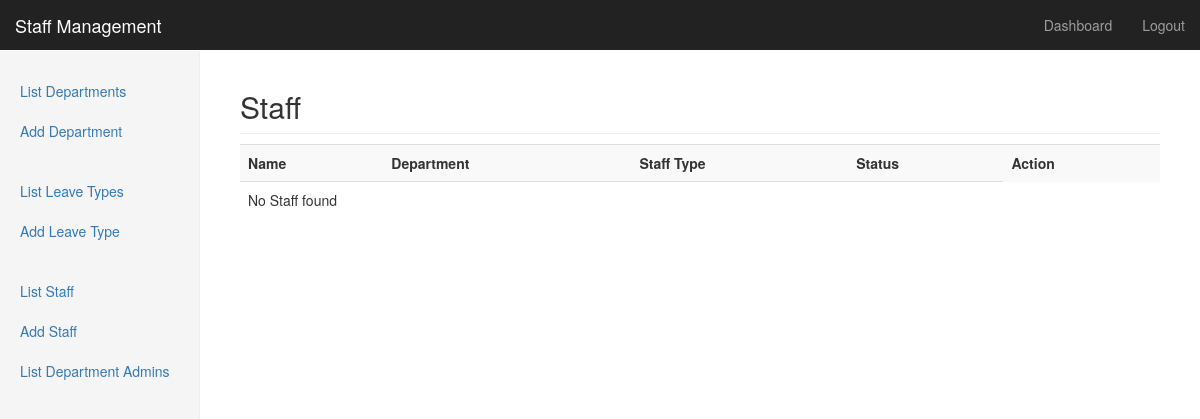
/list_staff.php (signed in), run on an earlier commit of the app's database.
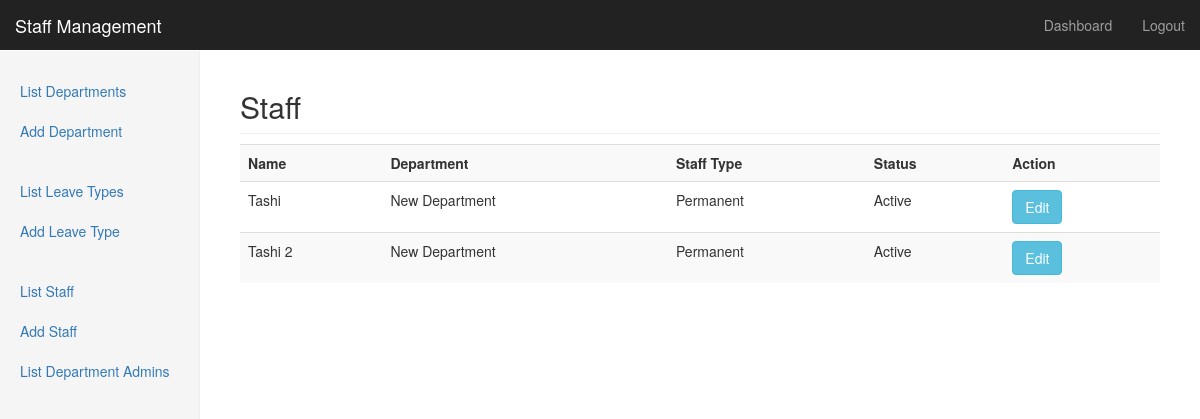
And on a later commit of the database.
### tables this page shows
CREATE TABLE IF NOT EXISTS `users` (
  `id` int(8) NOT NULL AUTO_INCREMENT,
  `name` varchar(64) NOT NULL,
  `department_id` int(8) NOT NULL,
  `username` varchar(128) NOT NULL,
  `password` varchar(40) NOT NULL,
  `salt` varchar(50) DEFAULT NULL,
  `hash` varchar(50) DEFAULT NULL,
  `type` int(11) DEFAULT NULL COMMENT '1 => Admin, 2 => Department Admin, 3 => Staff',
  `staff_type` int(2) NOT NULL DEFAULT '1' COMMENT '1 => Permanent, 2 => Contractual',
  `created` int(32) NOT NULL,
  `status` int(2) DEFAULT '1' COMMENT '1 => Active, 2 => Inactive',
  `gender` int(2) NOT NULL COMMENT '1 is male and 2 is female',
  `dob` varchar(20) NOT NULL,
  `doj` varchar(20) NOT NULL,
  `description` text NOT NULL,
  PRIMARY KEY (`id`)
);

### classes/class.db.php (called while the page is built, shortened)
<?php
class database {
    private $resource;
    private $num_rows = null;
    private $valid_resource = false;
    function __construct() {
	return $this;
    }
    function select(
	    $table = '',
	    $conditions = '',
	    $count = false,
	    $group_by = '',
	    $agg = '',
	    $agg_col = '',
	    $agg_other_cols = ''
	    ) {
	$return = array();
	if (trim($table) != '') {
	    if (trim($conditions) == '') {
		$conditions = ' 1 = 1';
	    }
	    if ($count) {
		$sql = "SELECT count(*) as count_rows ";
	    } else {
		$sql = "SELECT * ";
	    }
	    $sql .= "FROM $table WHERE $conditions";
	    if(trim($group_by) != '') {
		$sql .= " GROUP BY $group_by;";
	    } else {
		$sql .= ";";
	    }
	    $this->query($sql);
	    if ($this->valid_resource && ($this->num_rows > 0)) {
		return true;
	    } else {
		return false;
	    }
	} else {
	    return false;
	}
	return $return;
    }
    private function query($sql = '', $type = 'select') {
	if (trim($sql) != '') {
	    $this->resource = mysql_query($sql);
	    $this->valid_resource = true;
	} else {
	    return false;
	}
    }
    function get_results() {
	$result = array();
	while ($row = mysql_fetch_array($this->resource)) {
	    $result[] = $row;
	}
	return $result;
    }
    function set_number_of_results() {
	$this->num_rows = mysql_num_rows($this->resource);
    }
}

### classes/class.user.php (called while the page is built, shortened)
<?php
class user {
    public $db;
    private $table = 'users';
    function __construct($db) {
	$this->db = $db;
	if(isset($_SESSION['id']) && trim($_SESSION['id']) != '' && is_numeric($_SESSION['id'])) {
	    $this->load_user_details();
	}
    }
    function get_staff($department_id = 0) {
	if(!$department_id) {
	    $conditions = '';
	} else {
	    $conditions = "department_id=$department_id";
	}
	return $this->get_users(3, $conditions);
    }
    private function get_users($type = 3, $conditions = '', $count = false) {
	if (trim($conditions) == '') {
	    $conditions = "type=$type";
	}
	if ($this->db->select($this->table, $conditions, $count)) {
	    return $this->db->get_results();
	} else {
	    return false;
	}
    }
    function get_staff_types() {
	return array(1 => 'Permanent', 2 => 'Contractual');
    }
    function get_staff_status() {
	return array(1 => 'Active', 2 => 'Inactive');
    }
    function load_user_details() {
	if($this->db->select($this->table, "id={$_SESSION['id']}")) {
	    $this->user = $this->db->get_results();
	}
    }
}

### classes/class.department.php (called while the page is built, shortened)
<?php
class department {
    public $db;
    public $table = 'departments';
    function __construct($db) {
	$this->db = $db;
    }
    function get_departments() {
	if ($this->db->select($this->table)) {
	    return $this->db->get_results();
	} else {
	    return false;
	}
    }
    function get_departments_list() {
	$_departments = $this->get_departments();
	if (is_array($_departments) && count($_departments)) {
	    $departments = array();
	    foreach ($_departments as $_department) {
		$departments[$_department['id']] = $_department['name'];
	    }
	    return $departments;
	} else {
	    return false;
	}
    }
}

### list_staff.php (the view, shortened to what this page needs)
<?php
require_once 'classes/class.db.php';
require_once 'classes/class.user.php';
require_once 'classes/class.department.php';
$db = new database;
$user = new user($db);
$dept = new department($db);
$staff = $user->get_staff();
$departments = $dept->get_departments_list();
$staff_type = $user->get_staff_types();
$status = $user->get_staff_status();
?>
<!DOCTYPE html>
<html lang="en">
    <head>
        <link href="css/bootstrap.min.css" rel="stylesheet">
        <link href="css/dashboard.css" rel="stylesheet">
    </head>
    <body>
        <?php
        include_once 'nav.php';
        ?>
        <div class="container-fluid">
            <div class="row">
                <?php
                include_once 'sidebar.php';
                ?>
                <div class="col-sm-9 col-sm-offset-3 col-md-10 col-md-offset-2 main">
                    <h2 class="sub-header">Staff</h2>
                    <div class="table-responsive">
                        <table class="table table-striped">
                            <tr>
                                <th>Name</th>
                                <th>Department</th>
                                <th>Staff Type</th>
                                <th>Status</th>
                                <th>Action</th>
                            </tr>
                            <?php
                            if (is_array($staff) && count($staff)) {
                                foreach ($staff as $_staff) {
                                    echo "<tr>";
					echo "<td>{$_staff['name']}</td>";
					echo "<td>{$departments[$_staff['department_id']]}</td>";
					echo "<td>{$staff_type[$_staff['staff_type']]}</td>";
					echo "<td>{$status[$_staff['status']]}</td>";
					echo "<td><a class='btn btn-info' href='index.php?action=edit_staff&id={$_staff['id']}'> Edit</a></td>";
                                    echo "</tr>";
                                }
                            } else {
                                ?>
                                <tr><td colspan="4">No Staff found</td></tr>
                                <?php
                            }
                            ?>
                        </table>
                    </div>
                </div>
            </div>
        </div>
    </body>
</html>

### nav.php (shortened to what this page needs)
<nav class="navbar navbar-inverse navbar-fixed-top">
    <div class="container-fluid">
        <div class="navbar-header">
            <a class="navbar-brand" href="index.php?action=dashboard">Staff Management</a>
        </div>
        <div id="navbar" class="navbar-collapse collapse">
            <ul class="nav navbar-nav navbar-right">
                <li><a href="index.php?action=dashboard">Dashboard</a></li>
                <li><a href="index.php?action=logout">Logout</a></li>
            </ul>
        </div>
    </div>
</nav>

### sidebar.php
<div class="col-sm-3 col-md-2 sidebar">
    <ul class="nav nav-sidebar">
        <li><a href="index.php?action=list_departments">List Departments</a></li>
        <li><a href="index.php?action=add_department">Add Department</a></li>
    </ul>
    <ul class="nav nav-sidebar">
        <li><a href="index.php?action=list_leavetypes">List Leave Types</a></li>
        <li><a href="index.php?action=add_leavetype">Add Leave Type</a></li>
    </ul>
    <ul class="nav nav-sidebar">
        <li><a href="index.php?action=list_staff">List Staff</a></li>
        <li><a href="index.php?action=add_staff">Add Staff</a></li>
        <li><a href="index.php?action=list_department_admins">List Department Admins</a></li>
    </ul>
</div>

### css/dashboard.css (style rules this page uses)
body { padding-top: 50px; }
.sub-header { padding-bottom: 10px; border-bottom: 1px solid #eee; }
.navbar-fixed-top { border: 0; }
.sidebar { display: none; }
@media (min-width: 768px) { .sidebar { position: fixed; top: 51px; bottom: 0; left: 0; z-index: 1000; display: block; padding: 20px; overflow-x: hidden; overflow-y: auto; background-color: #f5f5f5; border-right: 1px solid #eee; } }
.nav-sidebar { margin-right: -21px; margin-bottom: 20px; margin-left: -20px; }
.nav-sidebar > li > a { padding-right: 20px; padding-left: 20px; }
.main { padding: 20px; }
@media (min-width: 768px) { .main { padding-right: 40px; padding-left: 40px; } }

What changed in the data, as far as the page shows it:
added users: name "Tashi", department "New Department", staff_type "Permanent", status "Active"
added users: name "Tashi 2", department "New Department", staff_type "Permanent", status "Active"
Also different on the page:
text no longer shown: "No Staff found"
